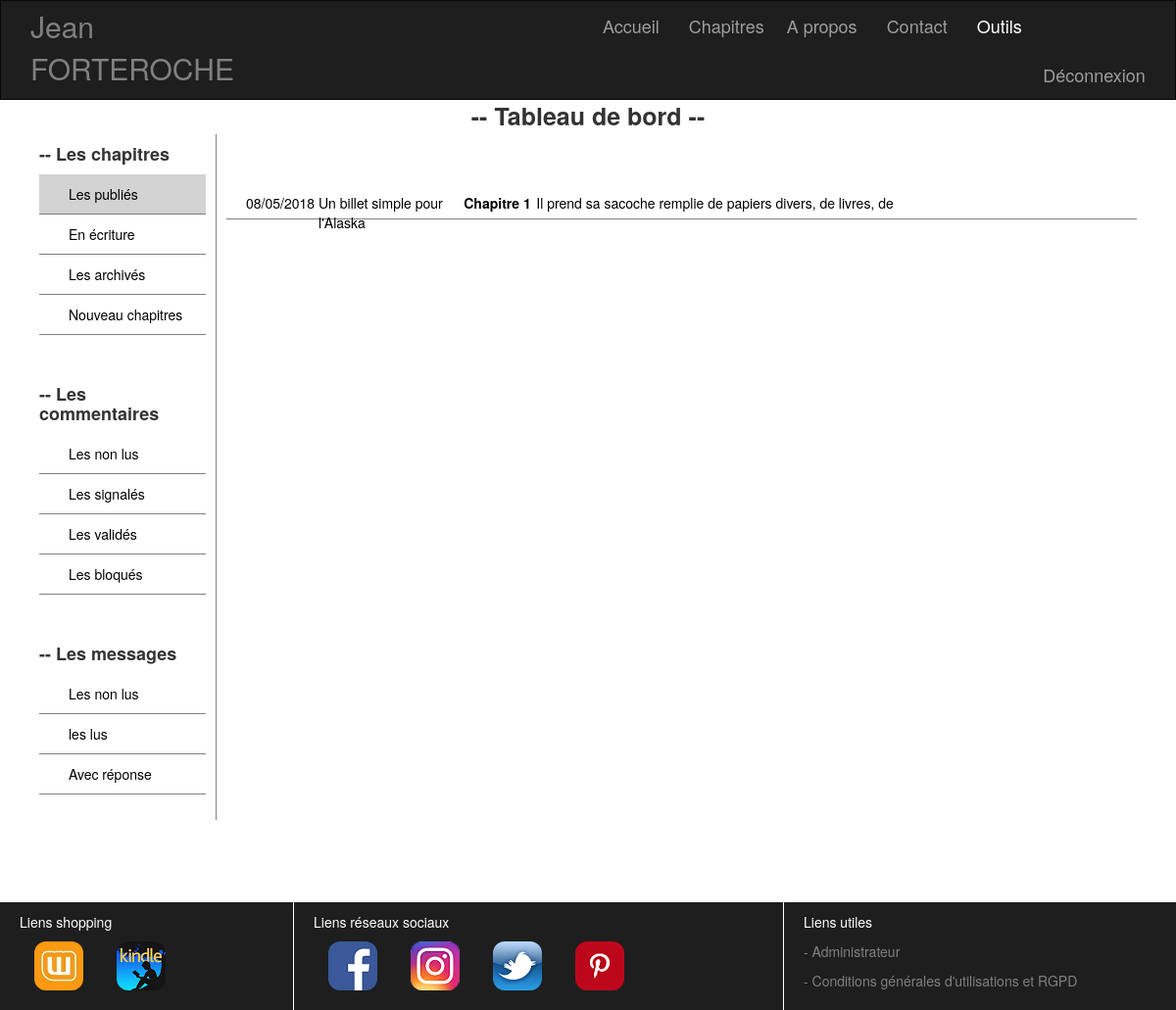
/index.php?callPage=dashboardDisplayListLineChapter&stateChapter=1&colorButtonNavDashboard=0 (signed in), run on an earlier commit of the app's database.
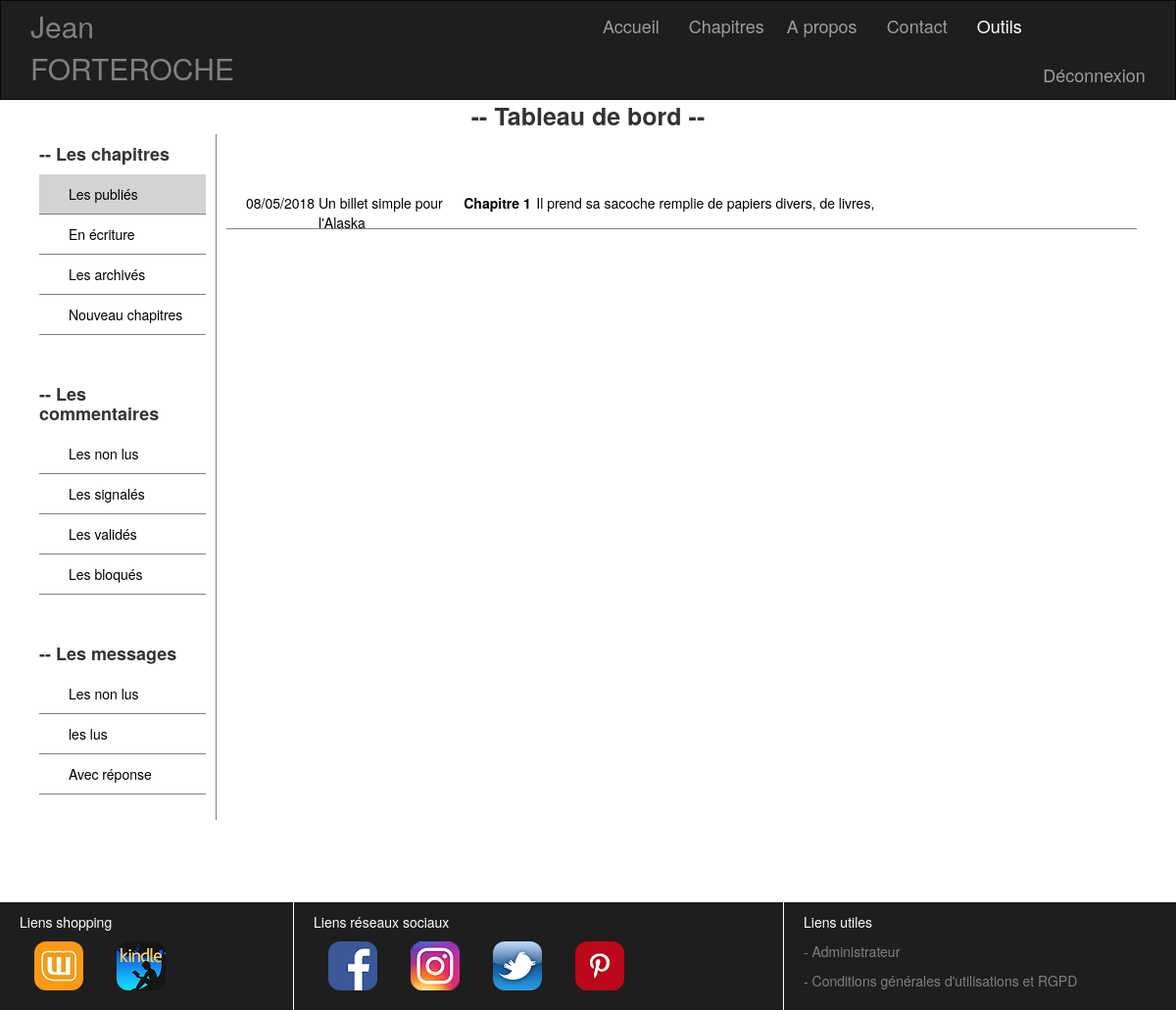
And on a later commit of the database.
### tables this page shows
CREATE TABLE IF NOT EXISTS `chapter` (
  `id` int(11) NOT NULL AUTO_INCREMENT,
  `nameBook` varchar(255) NOT NULL,
  `numberChapter` varchar(255) NOT NULL,
  `titleChapter` varchar(255) NOT NULL,
  `chapter` text NOT NULL,
  `stateChapter` int(1) NOT NULL,
  `publicationDate` datetime NOT NULL,
  PRIMARY KEY (`id`)
);

### view/model/modelChapter.php (called while the page is built, shortened)
<?php
require_once("./view/model/modelLogBDD.php");
class modelChapter
{
    private $BDD;
    public function __construct()
    {
      $this->BDD = new BDD();
    }
    public function getDisplayListChapter($stateChapter)
    {
        $donneesDisplayListChapter = $this->BDD->connexionBDD()->prepare('SELECT * FROM chapter WHERE stateChapter=:a ORDER BY publicationDate DESC');
        $donneesDisplayListChapter->execute(array('a'=>$stateChapter));
        return $donneesDisplayListChapter->fetchAll();
    }
}

### view/model/modelLogBDD.php (called while the page is built)
<?php
class BDD
{
    public function connexionBDD()
    {
    return new PDO('mysql:host=localhost;dbname=projet_3', 'root', '');
    }
}

### view/chapter/viewDisplayListLineChapter.php (the view)
<ul class="col-lg-12">
    <?php
         foreach ($displayListLineChapterPageDashboard as $donneesDisplayListLineChapterPageDashboard)
      {
          $contentChapter = substr($donneesDisplayListLineChapterPageDashboard['chapter'], 0, 60);
          $dateFr = date("d/m/Y", strtotime($donneesDisplayListLineChapterPageDashboard['publicationDate']));
  ?>
    <li class="listChapter">
      <a href="./index.php?callPage=dashboardDisplayOneChapter&stateChapter=<?= $_GET['stateChapter'] ?>&idChapter=<?= $donneesDisplayListLineChapterPageDashboard['id'] ?>&colorButtonNavDashboard=0">
      <span class="date col-lg-1"><?= $dateFr ?></span>
      <span class="date col-lg-2"><?= $donneesDisplayListLineChapterPageDashboard['nameBook'] ?></span>
      <span class="col-lg-1"><strong><?= $donneesDisplayListLineChapterPageDashboard['numberChapter'] ?></strong></span>
      <span><?= $contentChapter ?></span>
      </a></li>
  <?php
      }
?>
</ul>

What changed in the data, as far as the page shows it:
changed chapter "Un billet simple pour l'Alaska": chapter "Il prend sa sacoche remplie de papiers divers, de livres, de" → "Il prend sa sacoche remplie de papiers divers, de livres,"
